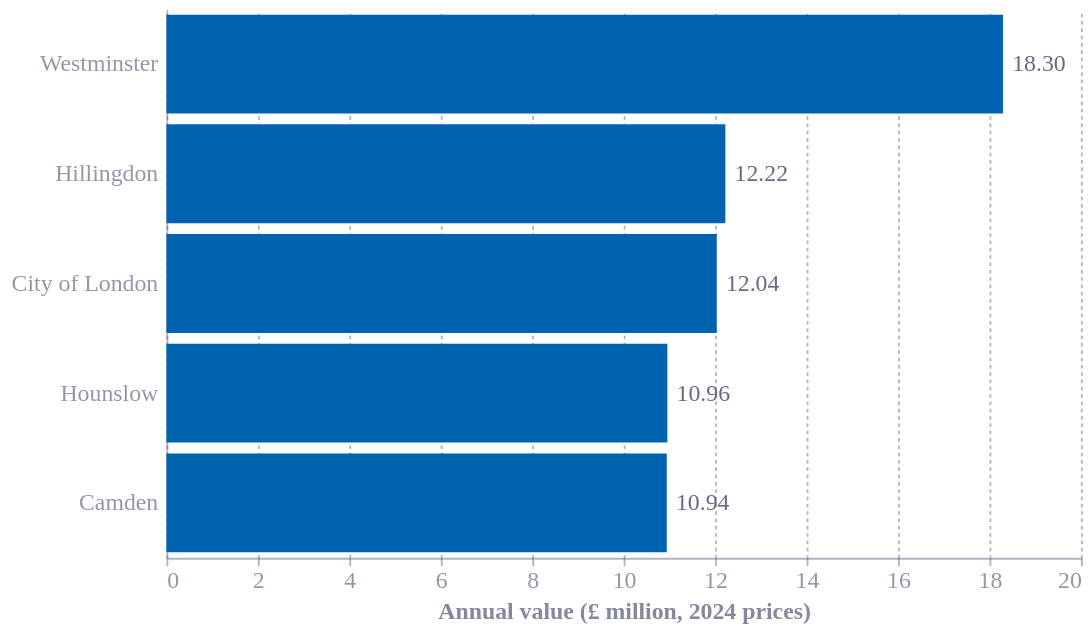

The specification (Vega-Lite) saved for this image:
### Vega-Lite specification from a JSON file in a GitHub repository (floating-point values rounded to 4 significant figures)
{"config": {"font": "Circular Std", "text": {"color": "#676A86", "align": "left", "baseline": "middle", "dx": 7, "dy": 0, "fontSize": 11}, "view": {"stroke": null, "continuousWidth": 400, "continuousHeight": 300, "discreteWidth": 400, "discreteHeight": 300}, "range": {"category": ["#36B7B4", "#E6224B", "#F4C245", "#0063AF", "#00A767", "#179FDB", "#EB5C2E", "#5C267B", "#122B39"], "diverging": ["#E6224B", "#E54753", "#C9C9C9", "#179FDB", "#122B39"], "heatmap": ["#C9C9C9", "#179FDB", "#0063AF", "#122B39"], "ordinal": ["#00A767", "#36B7B4", "#179FDB", "#0063AF", "#243B5A"]}, "bar": {"color": "#179fdb"}, "line": {"color": "#e6224b"}, "rule": {"color": "#676A86"}, "area": {"opacity": 0.8}, "point": {"filled": true, "size": 80, "color": "#e6224b", "opacity": 0.95}, "geoshape": {"stroke": "white", "strokeWidth": 0.3}, "rect": {"fill": "#d6d4d4", "opacity": 0.3}, "axis": {"labelColor": "#676A86", "labelFontSize": 13, "labelFont": "Circular Std", "labelOpacity": 0.7, "tickColor": "#676A86", "tickOpacity": 0.5, "domainColor": "#676A86", "domainOpacity": 0.5, "gridColor": "#676A86", "gridDash": [2, 2], "gridOpacity": 0.5, "title": null, "titleColor": "#676A86", "titleOpacity": 0.8, "tickSize": 4, "titleFontSize": 13}, "axisXDiscrete": {"grid": false, "labelAngle": 0, "tickCount": 10, "tickOpacity": 0.5, "title": null}, "axisYDiscrete": {"ticks": false, "labelPadding": 5}, "axisXTemporal": {"grid": false, "ticks": true}, "axisXQuantitative": {"grid": true}, "axisYQuantitative": {"gridColor": "#676A86", "gridDash": [1, 5], "gridOpacity": 0.5, "ticks": false, "labelPadding": 5, "tickCount": 8, "titleAngle": 0, "titleAlign": "left", "titleBaseline": "bottom", "titleX": 0, "titleY": -5}, "title": {"color": "#676A86E6", "subtitleColor": "#676A86", "font": "Circular Std", "subtitleFont": "Circular Std", "anchor": "start", "fontSize": 18, "subtitleFontSize": 12, "subtitlePadding": 4, "offset": 0, "frame": "group"}, "legend": {"titleColor": "#122b39", "title": null, "labelColor": "#122b39", "labelFontSize": 11}}, "layer": [{"mark": {"type": "bar", "color": "#0063AF"}, "encoding": {"x": {"field": "value", "title": "Annual value (£ million, 2024 prices)", "type": "quantitative"}, "y": {"field": "LA_name", "sort": ["Westminster", "Hillingdon", "City of London", "Hounslow", "Camden"], "title": null, "type": "nominal"}}}, {"mark": {"type": "text", "align": "left", "dx": 5, "fontSize": 13}, "encoding": {"text": {"field": "value", "format": ".2f", "type": "quantitative"}, "x": {"field": "value", "type": "quantitative"}, "y": {"field": "LA_name", "sort": ["Westminster", "Hillingdon", "City of London", "Hounslow", "Camden"], "type": "nominal"}}}], "data": {"name": "data-3b99132300daa881a85fdd343ab58510"}, "height": 300, "width": 500, "$schema": "https://vega.github.io/schema/vega-lite/v6.4.1.json", "datasets": {"data-3b99132300daa881a85fdd343ab58510": [{"region": "England", "LA_name": "Westminster", "value": 18.3}, {"region": "England", "LA_name": "Hillingdon", "value": 12.22}, {"region": "England", "LA_name": "City of London", "value": 12.04}, {"region": "England", "LA_name": "Hounslow", "value": 10.96}, {"region": "England", "LA_name": "Camden", "value": 10.94}]}}
